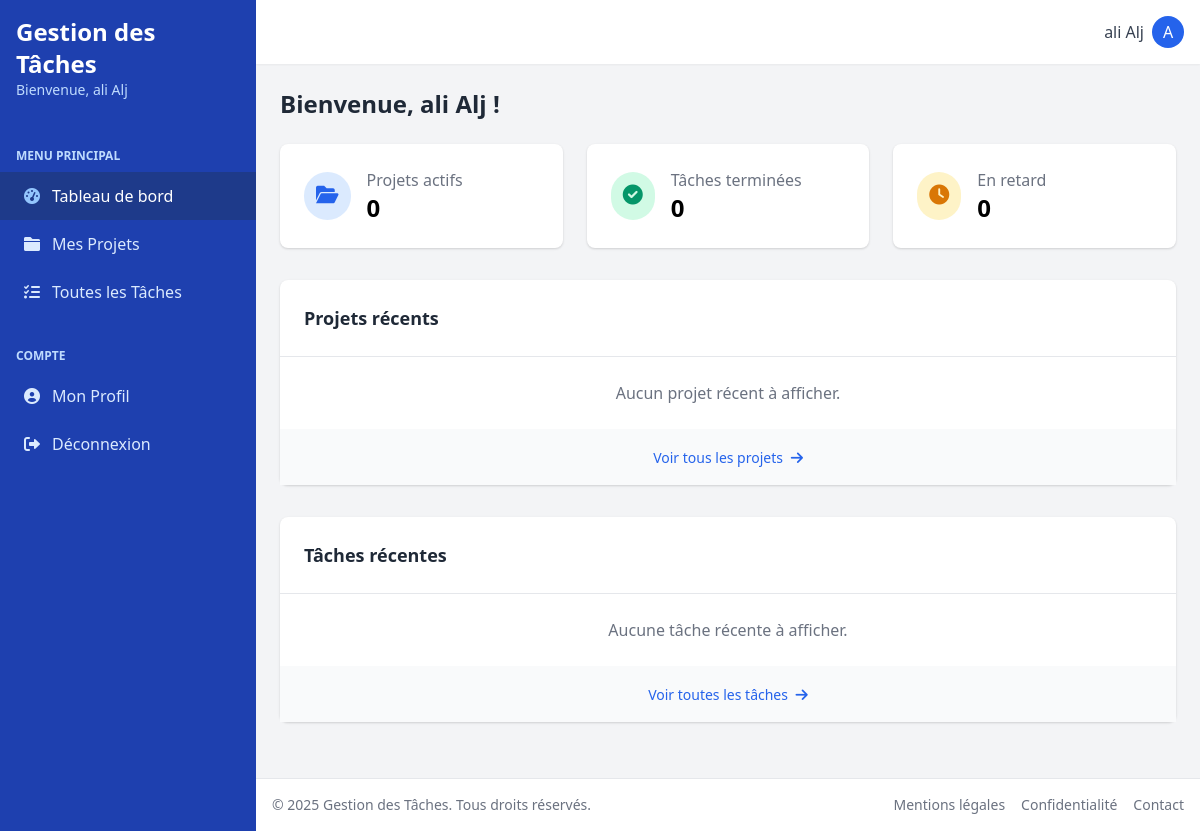
/dashboard/ (signed in), run on an earlier commit of the app's database.
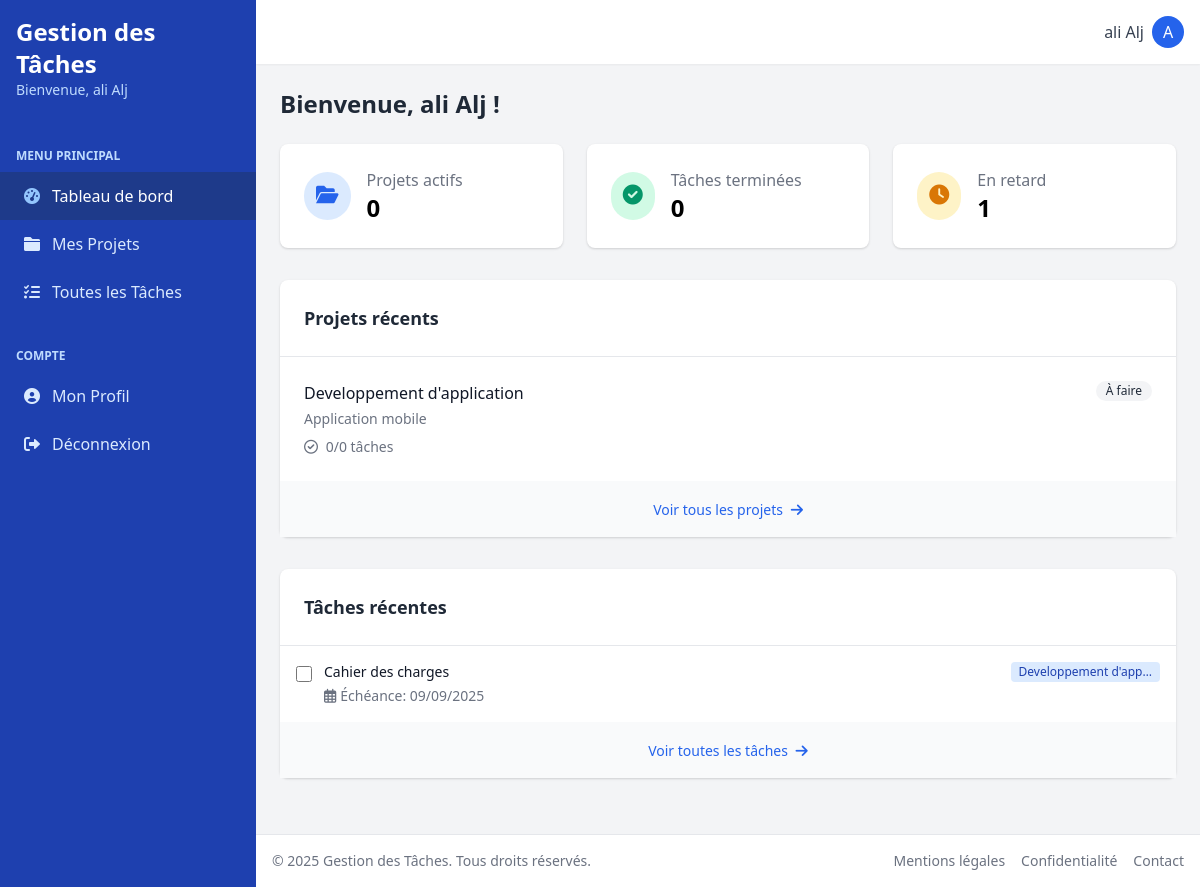
And on a later commit of the database.
### projects/models.py (models this page shows, shortened)
class Projet(models.Model):
    class StatutProjet(models.TextChoices):
        A_FAIRE = 'a_faire', _('À faire')
        EN_COURS = 'en_cours', _('En cours')
        TERMINE = 'termine', _('Terminé')
    titre = models.CharField(_('titre'), max_length=200)
    description = models.TextField(_('description'), blank=True)
    statut = models.CharField(
        _('statut'),
        max_length=10,
        choices=StatutProjet.choices,
        default=StatutProjet.A_FAIRE
    )
    proprietaire = models.ForeignKey(
        settings.AUTH_USER_MODEL,
        on_delete=models.CASCADE,
        related_name='projets',
        verbose_name=_('propriétaire')
    )
    date_creation = models.DateTimeField(_('date de création'), auto_now_add=True)
    date_mise_a_jour = models.DateTimeField(_('date de mise à jour'), auto_now=True)
    class Meta:
        verbose_name = _('projet')
        verbose_name_plural = _('projets')
        ordering = ['-date_creation']

### tasks/models.py (models this page shows, shortened)
class Tache(models.Model):
    class StatutTache(models.TextChoices):
        A_FAIRE = 'a_faire', _('À faire')
        EN_COURS = 'en_cours', _('En cours')
        TERMINEE = 'terminee', _('Terminée')
    class PrioriteTache(models.TextChoices):
        BASSE = 'basse', _('Basse')
        NORMALE = 'normale', _('Normale')
        HAUTE = 'haute', _('Haute')
    titre = models.CharField(_('titre'), max_length=200)
    description = models.TextField(_('description'), blank=True)
    statut = models.CharField(
        _('statut'),
        max_length=10,
        choices=StatutTache.choices,
        default=StatutTache.A_FAIRE
    )
    projet = models.ForeignKey(
        Projet,
        on_delete=models.CASCADE,
        related_name='taches',
        verbose_name=_('projet')
    )
    date_echeance = models.DateTimeField(_('date d\'échéance'), null=True, blank=True)
    priorite = models.CharField(
        _('priorité'),
        max_length=10,
        choices=PrioriteTache.choices,
        default=PrioriteTache.NORMALE
    )
    date_accomplissement = models.DateTimeField(_('date d\'accomplissement'), null=True, blank=True)
    date_creation = models.DateTimeField(_('date de création'), auto_now_add=True)
    date_mise_a_jour = models.DateTimeField(_('date de mise à jour'), auto_now=True)
    cree_par = models.ForeignKey(
        settings.AUTH_USER_MODEL,
        on_delete=models.SET_NULL,
        null=True,
        related_name='taches_crees',
        verbose_name=_('créé par')
    )
    assigne_a = models.ForeignKey(
        settings.AUTH_USER_MODEL,
        on_delete=models.SET_NULL,
        null=True,
        blank=True,
        related_name='taches_assignees',
        verbose_name=_('assigné à')
    )
    class Meta:
        verbose_name = _('tâche')
        verbose_name_plural = _('tâches')
        ordering = ['-date_creation']

### todolist/urls.py (the view)
# urls.py: path('dashboard/', DashboardView.as_view(), name='tableau_de_bord'),
class DashboardView(LoginRequiredMixin, BaseTemplateView):
    template_name = 'tableau_de_bord.html'
    def get_context_data(self, **kwargs):
        print("=== DÉBUT DEBUG TABLEAU DE BORD ===")
        print(f"Utilisateur authentifié: {self.request.user.is_authenticated}")
        print(f"Utilisateur: {self.request.user}")
        context = super().get_context_data(**kwargs)
        user = self.request.user
        if user.is_anonymous:
            print("ATTENTION: L'utilisateur n'est pas authentifié")
            return context
        print(f"\n=== DEBUG PROJETS ACTIFS ===")
        print(f"Recherche des projets pour l'utilisateur: {user.id} - {user.username}")
        print("Tous les projets de l'utilisateur:")
        for p in Projet.objects.filter(proprietaire=user):
            print(f"- {p.id}: {p.titre} (Statut: {p.statut})")
        projets_actifs = Projet.objects.filter(
            proprietaire=user,
            statut='en_cours'
        )
        print(f"Projets actifs trouvés: {projets_actifs.count()}")
        for p in projets_actifs:
            print(f"- {p.id}: {p.titre}")
        taches_utilisateur = Tache.objects.filter(
            Q(projet__proprietaire=user) |
            Q(cree_par=user)
        )
        taches_terminees = taches_utilisateur.filter(statut='terminee').count()
        taches_en_attente = taches_utilisateur.filter(
            ~Q(statut='terminee') &
            Q(date_echeance__lt=timezone.now())
        ).count()
        projets_recents = Projet.objects.filter(
            proprietaire=user
        ).order_by('-date_creation')[:3]
        taches_recentes = Tache.objects.filter(
            Q(projet__proprietaire=user) |
            Q(cree_par=user)
        ).order_by('-date_creation')[:5]
        print("=== DONNÉES RÉCUPÉRÉES ===")
        print(f"Projets actifs: {projets_actifs.count()}")
        print(f"Tâches utilisateur: {taches_utilisateur.count()}")
        print(f"Tâches terminées: {taches_terminees}")
        print(f"Tâches en attente: {taches_en_attente}")
        print(f"Projets récents: {projets_recents.count()}")
        print(f"Tâches récentes: {taches_recentes.count()}")
        print("=== FIN DONNÉES RÉCUPÉRÉES ===")
        context.update({
            'user': user,
            'projets_actifs_count': projets_actifs.count(),
            'taches_terminees_count': taches_terminees,
            'taches_en_attente_count': taches_en_attente,
            'projets_recents': projets_recents,
            'taches_recentes': taches_recentes,
        })
        return context

### authapp/models.py (called while the page is built)
    def __str__(self):
        return self.email

### rbac/context_processors.py (called while the page is built)
def user_permissions(request):
    if not hasattr(request, 'user') or not request.user.is_authenticated:
        return {}
    def has_perm(permission_codename):
        return user_has_permission(request.user, permission_codename)
    def has_role(role_name):
        return user_has_role(request.user, role_name)
    return {
        'has_perm': has_perm,
        'has_role': has_role,
        'is_admin': request.user.is_superuser or has_role('admin'),
    }

### tasks/templatetags/task_filters.py (called while the page is built, shortened)
@register.filter(name='filter_statut')
def filter_statut(value, statut):
    logger.info(f"\n=== FILTRAGE PAR STATUT: {statut} ===")
    if not value:
        logger.warning("Aucune donnée à filtrer (valeur None ou vide)")
        return []

### templates/tableau_de_bord.html (shortened to what the changed rows need)
<!DOCTYPE html>
{% extends 'base.html' %}
{% load static %}
{% load task_filters %}
            {% block content %}
            <div class="mb-8">
                    <h2 class="text-2xl font-semibold text-gray-800 mb-6">Bienvenue, {{ user.get_full_name|default:user.email }} !</h2>
                    <div class="grid grid-cols-1 md:grid-cols-3 gap-6 mb-8">
                        <div class="bg-white rounded-lg shadow p-6">
                            <div class="flex items-center">
                                <div>
                                    <p class="text-gray-500">En retard</p>
                                    <p class="text-2xl font-semibold">{{ taches_en_attente_count }}</p>
                                </div>
                            </div>
                        </div>
                    </div>
                    <div class="bg-white rounded-lg shadow mb-8">
                        <div class="p-6 border-b border-gray-200">
                            <h3 class="text-lg font-semibold text-gray-800">Projets récents</h3>
                        </div>
                        {% if projets_recents %}
                        <div class="divide-y divide-gray-200">
                            {% for projet in projets_recents %}
                            <div class="p-6 hover:bg-gray-50">
                                <div class="flex justify-between items-start">
                                    <div>
                                        <a href="{% url 'projects:detail' projet.id %}" class="font-medium text-gray-900 hover:text-blue-600">
                                            {{ projet.titre }}
                                        </a>
                                        {% if projet.description %}
                                        <p class="text-sm text-gray-500 mt-1">{{ projet.description|truncatechars:80 }}</p>
                                        {% endif %}
                                    </div>
                                    <span class="inline-flex items-center px-2.5 py-0.5 rounded-full text-xs font-medium
                                              {% if projet.statut == 'en_cours' %}bg-blue-100 text-blue-800
                                              {% elif projet.statut == 'termine' %}bg-green-100 text-green-800
                                              {% else %}bg-gray-100 text-gray-800{% endif %}">
                                        {{ projet.get_statut_display }}
                                    </span>
                                </div>
                                <div class="mt-2 flex items-center text-sm text-gray-500">
                                    {% with taches=projet.tache_set.all %}
                                    <span>
                                        <i class="far fa-check-circle mr-1"></i>
                                        {{ taches|filter_statut:'terminee'|length }}/{{ taches|length }} tâches
                                    </span>
                                    {% endwith %}
                                </div>
                            </div>
                            {% endfor %}
                        </div>
                        {% else %}
                        <div class="p-6 text-center text-gray-500">
                            Aucun projet récent à afficher.
                        </div>
                        {% endif %}
                        <div class="p-4 bg-gray-50 text-center">
                            <a href="{% url 'projects:liste' %}" class="text-blue-600 hover:text-blue-800 text-sm font-medium">
                            </a>
                        </div>
                    </div>
                    <div class="bg-white rounded-lg shadow">
                        <div class="p-6 border-b border-gray-200">
                            <h3 class="text-lg font-semibold text-gray-800">Tâches récentes</h3>
                        </div>
                        {% if taches_recentes %}
                        <div class="divide-y divide-gray-200">
                            {% for tache in taches_recentes %}
                            <div class="p-4 hover:bg-gray-50">
                                <div class="flex items-start">
                                    <input type="checkbox"
                                           class="h-4 w-4 mt-1 text-blue-600 focus:ring-blue-500 border-gray-300 rounded"
                                           hx-post="{% url 'tasks:marquer_terminee' tache.id %}"
                                           hx-trigger="change"
                                           hx-swap="none">
                                    <div class="ml-3 flex-1">
                                        <div class="flex justify-between">
                                            <a href="{% url 'tasks:detail' tache.id %}" class="text-sm font-medium text-gray-900 hover:text-blue-600">
                                                {{ tache.titre }}
                                            </a>
                                            {% if tache.projet %}
                                            <span class="inline-flex items-center px-2 py-0.5 rounded text-xs font-medium bg-blue-100 text-blue-800 ml-2">
                                                {{ tache.projet.titre|truncatechars:20 }}
                                            </span>
                                            {% endif %}
                                        </div>
                                        <div class="mt-1 text-sm text-gray-500">
                                            <span class="flex items-center">
                                                <i class="far fa-calendar-alt mr-1"></i>
                                                {% if tache.date_echeance %}
                                                    Échéance: {{ tache.date_echeance|date:"d/m/Y" }}
                                                {% else %}
                                                    Pas d'échéance
                                                {% endif %}
                                            </span>
                                        </div>
                                    </div>
                                </div>
                            </div>
                            {% endfor %}
                        </div>
                        {% else %}
                        <div class="p-6 text-center text-gray-500">
                            Aucune tâche récente à afficher.
                        </div>
                        {% endif %}
                        <div class="p-4 bg-gray-50 text-center">
                            <a href="{% url 'tasks:liste' %}" class="text-blue-600 hover:text-blue-800 text-sm font-medium">
                            </a>
                        </div>
                    </div>
                </div>
            {% endblock %}

What changed in the data, as far as the page shows it:
added Projet: titre "Developpement d'application", description "Application mobile", statut "À faire", tache_set.all|filter_statut "0", tache_set.all|length "0"
added Tache: titre "Cahier des charges", projet.titre "Developpement d'app…", date_echeance "09/09/2025"
Also different on the page:
{{ taches_en_attente_count }}: "0" → "1"
text no longer shown: "Aucun projet récent à afficher. Aucune tâche récente à afficher."
